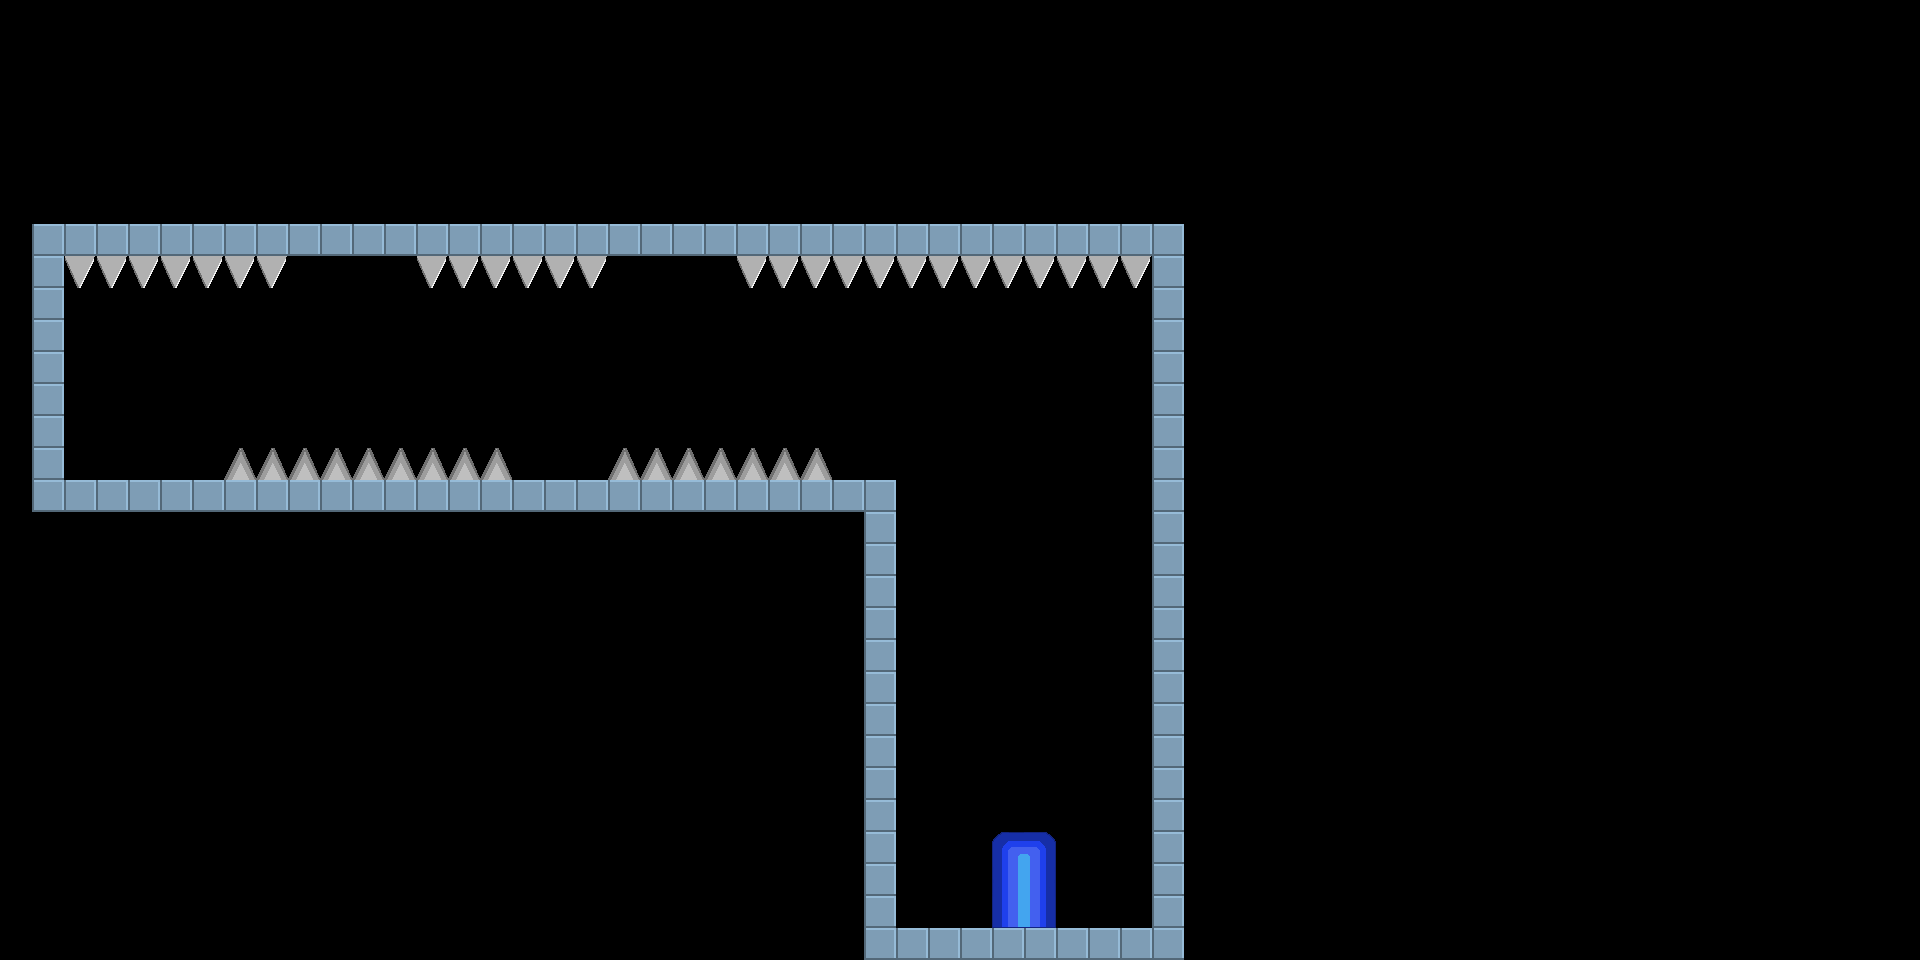

The image is a tile-based game level rendered from a .tmx file. Its description and source (layers, tilesets, objects; grid data summarised) follow:
An orthogonal 60x30 tile map with 32x32 px tiles, 1 tile layer (Tile Layer 1), 3 tilesets.

<map version="1.0" orientation="orthogonal" renderorder="left-down" width="60" height="30" tilewidth="32" tileheight="32" nextobjectid="1">
 <properties>
  <property name="playerstart" value="4,12" />
  <property name="scrollable" value="1" />
  <property name="starttext" value="This level is pretty damn hard!" />
  <property name="togglegravity" value="1" />
 </properties>
 <tileset firstgid="1" name="map" tilewidth="32" tileheight="32">
  <image source="../../assets/img/steelblock.png" width="32" height="32" />
 </tileset>
 <tileset firstgid="2" name="spikes" tilewidth="32" tileheight="32">
  <image source="../../assets/img/spikes.png" width="128" height="32" />
 </tileset>
 <tileset firstgid="6" name="door" tilewidth="32" tileheight="32">
  <image source="../../assets/img/door.png" width="64" height="96" />
 </tileset>
 <layer name="Tile Layer 1" width="60" height="30">
  <data>[1800 cells, 162 non-empty, 9 distinct tile ids]</data>
 </layer>
</map>
